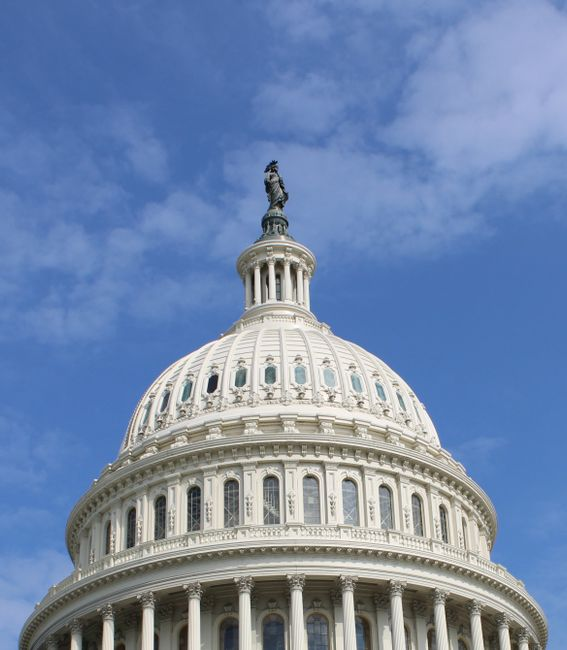
#> input picture frontend/dist/images/2.jpg, 567 x 650 px
$ python -i fetch_image.py   (imports and definitions only)
#> lines starting #> are read from the running program, lines starting #| are printed output that depends on the picture
import os
import json
import hashlib
import numpy as np
from pathlib import Path
from urllib.parse import urljoin
import requests
from bs4 import BeautifulSoup
from dotenv import load_dotenv
from PIL import Image
from io import BytesIO
try:
    from ollama import chat
except ImportError:
    chat = None
from backend.core.image_dedup import (
    get_canonical_image_id,
    compute_perceptual_hash,
    is_perceptual_match,
)
# [1 line not run here, left out]

# KEYWORD CLASSIFIER

class KeywordClassifier:
    def __init__(self, model="llama3.1:latest"):
        self.model = model
    # [37 lines left out: function classify, not called in this run]

# WIKIPEDIA

class WikiImageFetcher:
    BASE_URL = "https://en.wikipedia.org/wiki/"
    def __init__(self):
        self.headers = {
            "User-Agent": "Todards/1.0"
        }
    # [79 lines left out: functions get_image_url, get_image, not called in this run]

# PEXELS

class PexelImageFetcher:
    SEARCH_URL = "https://api.pexels.com/v1/search"
    def __init__(self):
        self.api_key = os.getenv(
            "PEXEL_API_KEY"
        )
        if not self.api_key:
            raise RuntimeError(
                "PEXEL_API_KEY is missing from .env"
            )
        self.headers = {
            "Authorization": self.api_key
        }
    # [78 lines left out: function get_images, not called in this run]

# UNSPLASH

class UnsplashDownloader:
    SEARCH_URL = (
        "https://api.unsplash.com/search/photos"
    )
    # [60 lines left out: functions __init__, get_images, not called in this run]

# COMPLETE IMAGE FETCHER

from pathlib import Path
from datetime import datetime, timedelta
import json
class ImageFetcher:
    def __init__(
        self,
        model="llama3.1:latest",
        history_path="data/image_history.json",
        history_days=6,
    ):
        self.classifier = KeywordClassifier(
            model=model
        )
        self.wikipedia = WikiImageFetcher()
        self.pexels = PexelImageFetcher()
        self.unsplash = UnsplashDownloader()

        # IMAGE OUTPUT DIRECTORY

        self.project_root = Path(__file__).resolve().parents[2]
        self.output_dir = self.project_root / "images"
        self.output_dir.mkdir(
            parents=True,
            exist_ok=True
        )

        # IMAGE HISTORY

        self.history_path = Path(
            history_path
        )
        self.history_days = history_days
        self.history_path.parent.mkdir(
            parents=True,
            exist_ok=True
        )
        self.image_history = (
            self.load_image_history()
        )
        # Images already used during THIS run.
        self.current_run_urls = set()
        self.current_run_hashes = set()
        self.current_run_perceptual_hashes = set()
        self.todards_json_path = self.project_root / "frontend" / "public" / "data" / "todards.json"
        self.current_todards_image_urls = set()
        self.current_todards_image_hashes = set()
        self.current_todards_perceptual_hashes = set()
        self.refresh_current_todards_images()

    @staticmethod
    def normalize_image_url(image_url):
        return get_canonical_image_id(image_url)
    # [548 lines left out: functions get_content_hash, get_perceptual_hash, perceptual_distance, is_perceptual_duplicate, _collect_image_references, _resolve_local_image_path and 10 more, not called in this run]

>>> import cv2
>>> picture = cv2.imread('../../frontend/dist/images/2.jpg', cv2.IMREAD_GRAYSCALE)
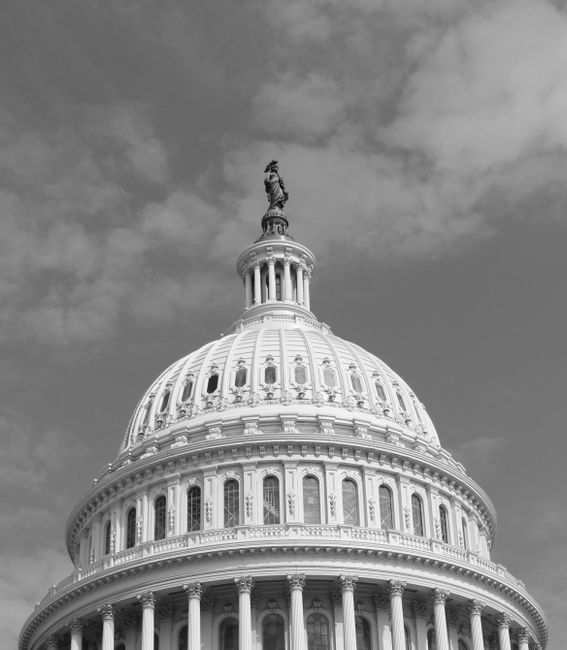
#> picture: shape (650, 567); min 0, max 255, mean 133.5
>>> result = ImageFetcher().is_perceptual_duplicate(picture)
#> (the run stopped early here; a loop or call above may not have finished)
